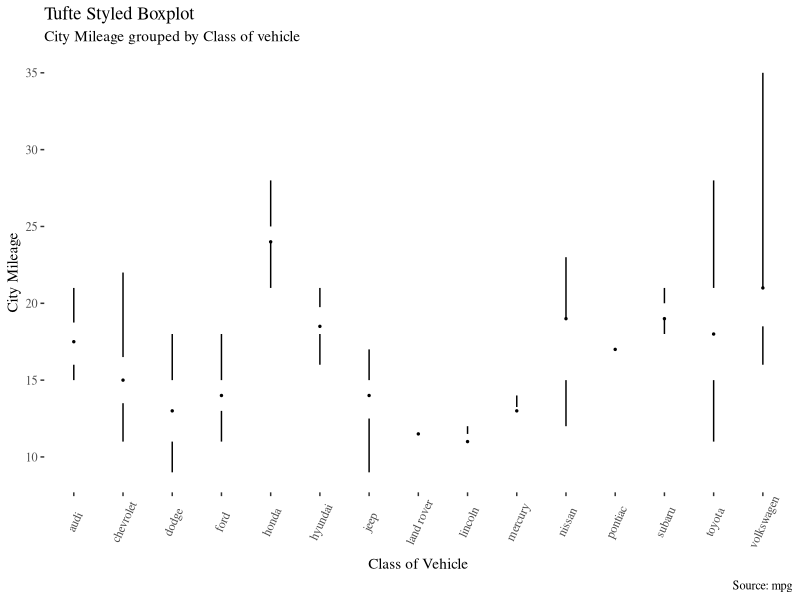
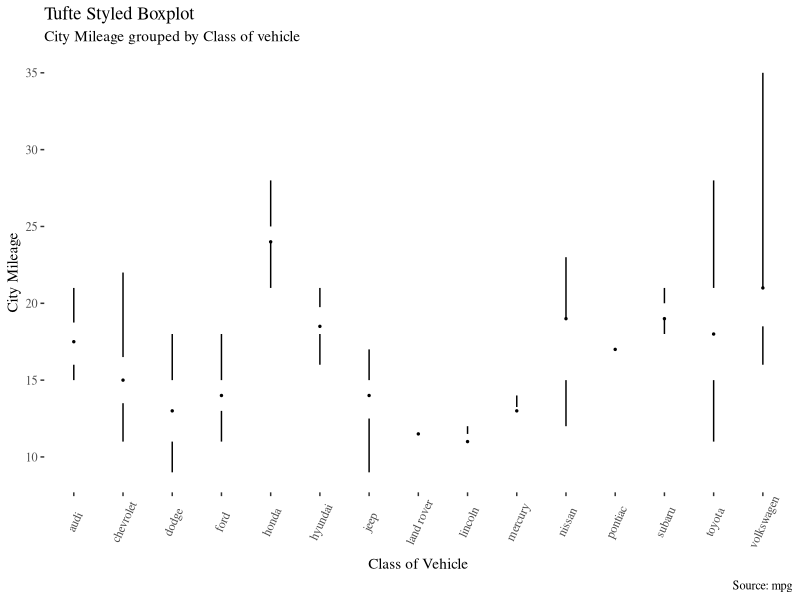

These figures' R source, in order:
library(ggthemes)
library(ggplot2)
theme_set(theme_tufte())  # from ggthemes

# plot
g <- ggplot(mpg, aes(manufacturer, cty))
g + geom_tufteboxplot() + 
      theme(axis.text.x = element_text(angle=65, vjust=0.6)) + 
      labs(title="Tufte Styled Boxplot", 
           subtitle="City Mileage grouped by Class of vehicle",
           caption="Source: mpg",
           x="Class of Vehicle",
           y="City Mileage")
ggsave("test.tiff", units="in", width=12, height=6, dpi=300, compression = 'lzw')
